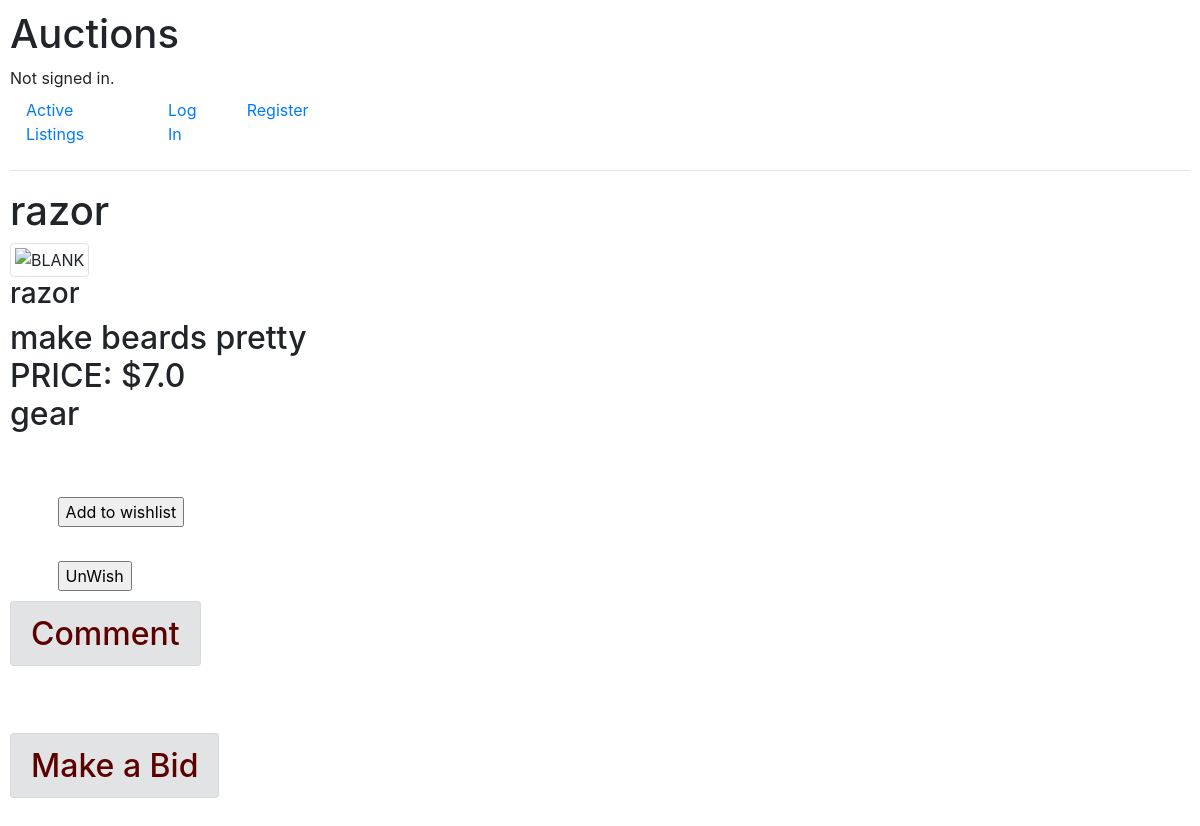
The page /auctions/2 on the database as committed earlier.
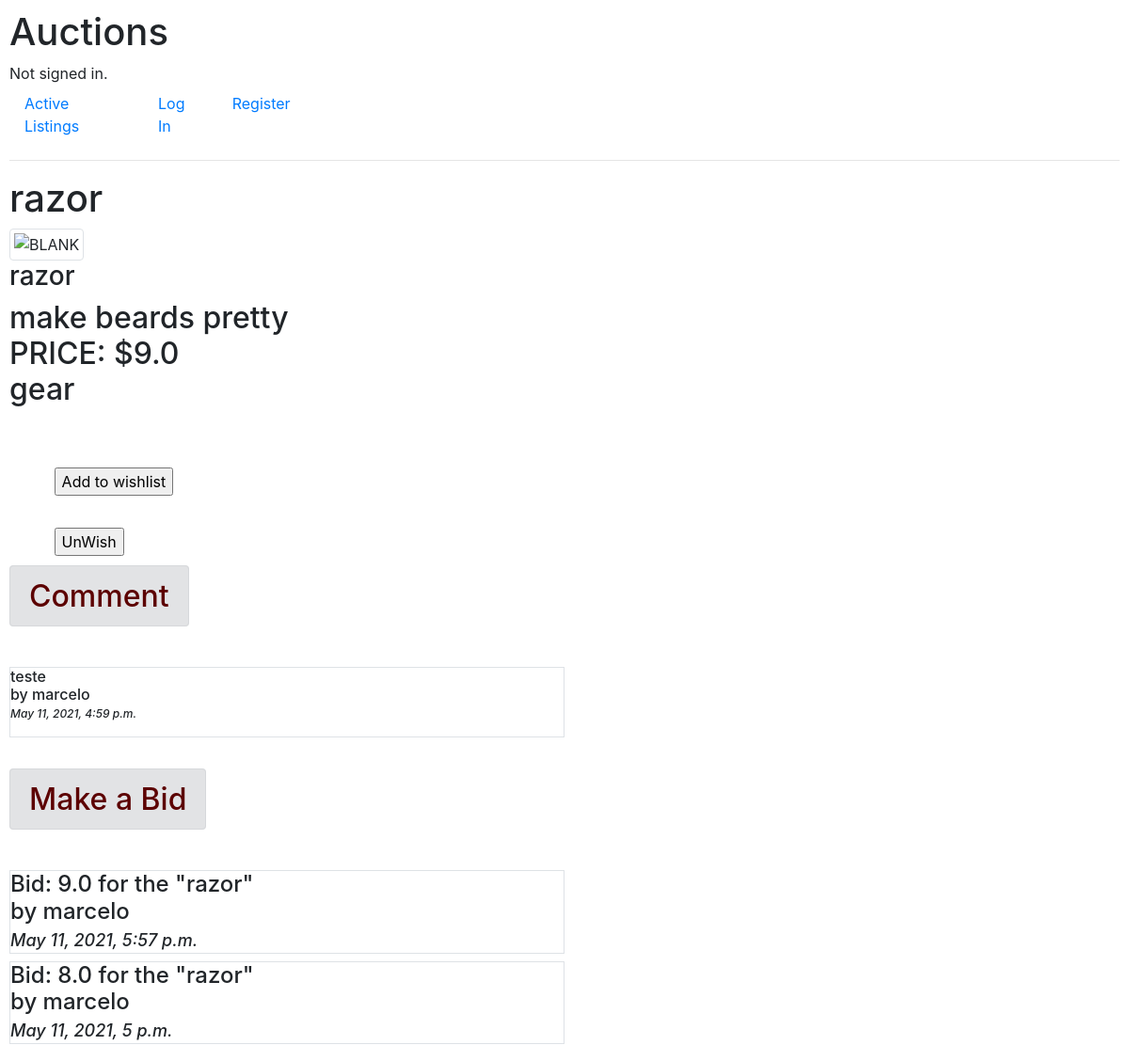
The same page on the database as committed later.
### auctions/models.py (models this page shows, shortened)
class AuctionListing(models.Model):
    title = models.CharField(max_length=64)
    descript = models.CharField(max_length=128)
    image = models.URLField()
    category = models.ForeignKey(
        Category, on_delete=models.CASCADE, related_name="auctioncategory")
    price = models.FloatField(blank=0.0, default=1.0)
    datecreate = models.DateTimeField(auto_now_add=True)
    class Meta:
        ordering = ['title']

class Category(models.Model):
    categoryname = models.CharField(max_length=32)
    categoryimage = models.URLField(
        blank=True, default='blank')
    def __str__(self):
        return f"{self.categoryname}"

class Comments(models.Model):
    commentarea = models.CharField(
        max_length=256, blank="", default="")
    auction = models.ForeignKey(
        AuctionListing, on_delete=models.CASCADE, related_name="auctioncomment", default="default")
    usercomment = models.ForeignKey(
        User, on_delete=models.CASCADE, related_name="usercomment")
    datecreate = models.DateTimeField(auto_now_add=True)

class User(AbstractUser):
    userwishes = models.ManyToManyField(
        AuctionListing, through='UserWishlist', default=None)

class Bids(models.Model):
    bid = models.FloatField(blank=0.0, default=1.0)
    auction = models.ForeignKey(
        AuctionListing, on_delete=models.CASCADE, related_name="auctionbid", default=1.1)
    userbid = models.ForeignKey(
        User, on_delete=models.CASCADE, related_name="userbid")
    datecreate = models.DateTimeField(auto_now_add=True)

### auctions/views.py (the view)
# urls.py: path("auctions/<int:auction_id>", views.display, name="auctiondisplay"),
def display(request, auction_id):
    auctiondisplay = AuctionListing.objects.get(pk=auction_id)
    auctiondisplayall = AuctionListing.objects.all()
    commentsdisplayall = Comments.objects.all()
    bidsall = Bids.objects.all()
    wishlists = UserWishlist.objects.all()
    return render(request, "auctions/auctiondisplay.html", {
        "auctiondisplay": auctiondisplay,
        "auctiondisplayall": auctiondisplayall,
        "bidsall": reversed(bidsall.all()),
        "BidsForm": BidsForm(),
        "comment": CommentsForm(),
        "commentsall": reversed(commentsdisplayall),
        "wishlists": wishlists
    })

### auctions/views.py
class BidsForm(ModelForm):
    class Meta:
        model = Bids
        exclude = ['userbid', 'auction', 'datecreate']

class CommentsForm(ModelForm):
    class Meta:
        model = Comments
        exclude = ['auction', 'usercomment', 'datecreate']

### auctions/templates/auctions/auctiondisplay.html (shortened to what this page needs)
{% extends "auctions/layout.html" %}
{% block body %}
<h1>{{auctiondisplay.title}}</h1>
<div>
    <img src="{{auctiondisplay.image}}" class="img-fluid img-thumbnail" style="max-width: 35%;" alt="BLANK">
    <h3>{{auctiondisplay.title}}</h3>
    <h2>
        <p>{{auctiondisplay.descript}}<br>PRICE: ${{auctiondisplay.price}}<br>{{auctiondisplay.category}} </p>
    </h2>
    <p>
    <form action="{% url 'wishlist' auctiondisplay.id  %}" method="POST" style="padding:2%;">
        <input class="form-check-input" type="submit" value="Add to wishlist" style="margin:2%;">
    </form>
    </p>
    <p>
    <form action="{% url 'wishlist' auctiondisplay.id  %}" method="POST" style="padding:2%;">
        <input class="form-check-input" type="submit" value="UnWish" style="margin:2%;">
    </form>
    </p>
    {% if user.id %}
    <form action="{% url 'newcomment' auctiondisplay.id  %}" method="POST">
        {% csrf_token %}
        <div>{{comment.commentarea}}
            <input type="submit" value="Comment" style="margin: 2%;">
        </div>
    </form>
    {% else %}
    <h2>
        <p><br><a class="alert alert-secondary" href="{% url 'login' %}" style="color: rgb(92, 0, 0);">Comment</a>
    </h2><br>
    {% endif %}
    {% for comm in commentsall %}
    {% if comm.auction == auctiondisplay %}
    <h6 class="border" style="max-width: 50%;">
        <p> {{ comm.commentarea }} <br> by {{ comm.usercomment }}
            <br>
            <cite style="font-size: 75%;">{{ comm.datecreate }}</cite>
        </p>
    </h6>
    {% endif %}
    {% endfor %}
</div>
<div>
    {% if user.id %}
    <form action="{% url 'newbiding' auctiondisplay.id %}" method="POST">
        {% csrf_token %}
        {{ BidsForm.bid }}
        <input type="submit" value="bid" style="margin: 2%;">
    </form>
    {% else %}
    <h2>
        <p><br><a class="alert alert-secondary" href="{% url 'login' %}" style="color: rgb(92, 0, 0);">Make a
                Bid</a>
    </h2><br>
    {% endif %}
    {% for bids in bidsall %}
    {% if bids.auction.id == auctiondisplay.id %}
    <h4 class="border" style="max-width: 50%;">Bid: {{bids.bid}} for the "{{bids.auction.title}}" <br>
        by {{bids.userbid}}
        <br><cite style="font-size: 75%;">{{ bids.datecreate }}</cite>
    </h4>
    {% endif %}
    {% endfor %}
</div>
{% endblock %}

### auctions/templates/auctions/layout.html (shortened to what this page needs)
{% load static %}
<!DOCTYPE html>
<html lang="en">
<head>
    <link rel="stylesheet" href="https://stackpath.bootstrapcdn.com/bootstrap/4.4.1/css/bootstrap.min.css"
>
    <link href="{% static 'auctions/styles.css' %}" rel="stylesheet">
</head>
<body>
    <h1>Auctions</h1>
    <div>
        {% if user.is_authenticated %}
        Signed in as <strong>{{ user.username }}</strong>.
        {% else %}
        Not signed in.
        {% endif %}
    </div>
    <ul class="nav">
        <li class="nav-item">
            <a class="nav-link" href="{% url 'index' %}">Active Listings</a>
        </li>
        {% if user.is_authenticated %}
        <li class="nav-item"> <a class="nav-link" href="{% url 'wishlistpage' %}">Wishlist</a>
        </li>
        <li class="nav-item">
            <a class="nav-link" href="{% url 'logout' %}">Log Out</a>
        </li>
        {% else %}
        <li class="nav-item">
            <a class="nav-link" href="{% url 'login' %}">Log In</a>
        </li>
        <li class="nav-item">
            <a class="nav-link" href="{% url 'register' %}">Register</a>
        </li>
        {% endif %}
    </ul>
    <hr>
    {% block body %}
    {% endblock %}
</body>
</html>

### auctions/static/auctions/styles.css (style rules this page uses)
body { padding: 10px; }
a { max-width: 35%; }

Rows that differ between the two databases and show on the page:
changed AuctionListing "razor": price "7.0" → "9.0"
added Comments: commentarea "teste", usercomment "marcelo", datecreate "May 11, 2021, 4:59 p.m."
added Bids: bid "9.0", auction "razor", userbid "marcelo", datecreate "May 11, 2021, 5:57 p.m."
added Bids: bid "8.0", auction "razor", userbid "marcelo", datecreate "May 11, 2021, 5 p.m."
